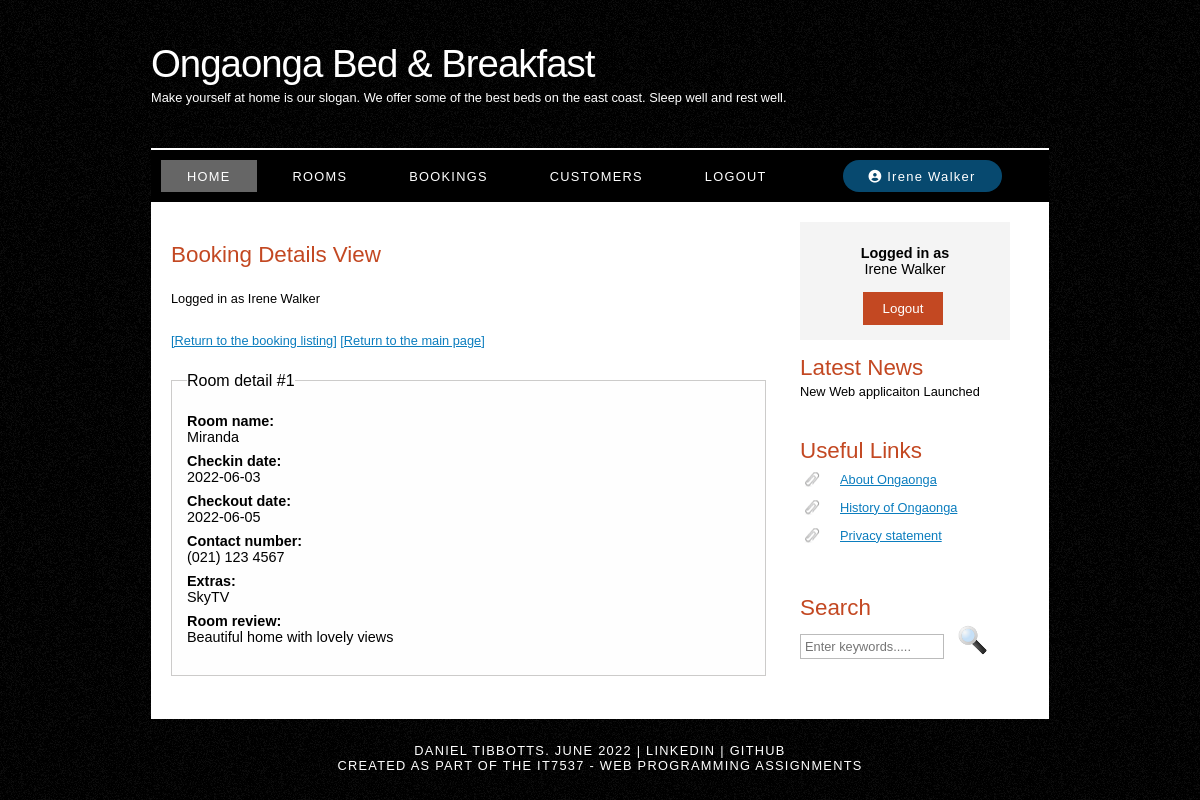
The page /viewbooking.php?id=1 (signed in) on the database its author committed.
### tables this page shows
CREATE TABLE IF NOT EXISTS booking (
  bookingID int UNSIGNED NOT NULL AUTO_INCREMENT,
  customerID int UNSIGNED NOT NULL,
  roomID int UNSIGNED NOT NULL,
  checkindate date NOT NULL,
  checkoutdate date NOT NULL,
  contactnumber varchar(14) NOT NULL,
  bookingextras varchar(250) DEFAULT NULL,
  roomreview varchar(250) DEFAULT NULL,
  PRIMARY KEY (bookingID),
  CONSTRAINT FK_customerID FOREIGN KEY (customerID) REFERENCES customer(customerID),
  CONSTRAINT FK_roomID FOREIGN KEY (roomID) REFERENCES room(roomID)
) AUTO_INCREMENT=1;

CREATE TABLE IF NOT EXISTS room (
  roomID int unsigned NOT NULL auto_increment,
  roomname varchar(100) NOT NULL,
  description text default NULL,
  roomtype character default 'D',  
  beds int,
  PRIMARY KEY (roomID)
) AUTO_INCREMENT=1;

### includes/utilities.php (called while the page is built, shortened)
<?php
  function clean_input($field){
    return htmlspecialchars(stripslashes(trim($field)));
  }
?>

### viewbooking.php (the view, shortened to what this page needs)
<?php
  include "./components/header.php";
  include "./components/menu.php";
  include "./includes/utilities.php";
  $id = 0;
  $room_name = "";
  $checkin_date = "";
  $checkout_date = "";
  $contact_number = "";
  $booking_extras = "";
  $room_review = "";
  $error_messages = array();
  try {
    if(isset($_GET['id'])){
      $id = clean_input($_GET['id']);
    } else {
      throw new Exception("Booking id not provided");
    }
  } catch (Exception $ex) {
    array_push($error_messages, $ex->getMessage());
  }
  try {
    $db_connection = mysqli_connect(DB_HOSTNAME, DB_USER, DB_PASSWORD, DB_DATABASE);
  } catch (Exception $ex) {
    echo "Error: " . $ex->getMessage();
    $db_connection->close();
    exit;
  }
  if($_SERVER['REQUEST_METHOD'] == "GET" && $id > 0){
    try {
      $booking_sql = "SELECT b.bookingID, b.customerID, b.roomID, r.roomname, b.checkindate, b.checkoutdate, b.contactnumber, b.bookingextras, b.roomreview
                      FROM booking AS b
                      INNER JOIN room AS r ON b.roomID = r.roomID
                      WHERE bookingID=?";
      $booking_stmt = $db_connection->prepare($booking_sql);
      $booking_stmt->bind_param("i", $id);
      $booking_stmt->execute();
      $booking_result = $booking_stmt->get_result();
      $booking_rowcount = mysqli_num_rows($booking_result);
      if($booking_rowcount > 0){
        $booking_row = mysqli_fetch_assoc($booking_result);
        $room_name = $booking_row['roomname'];
        $checkin_date = $booking_row['checkindate'];;
        $checkout_date = $booking_row['checkoutdate'];;
        $contact_number = $booking_row['contactnumber'];;
        $booking_extras = $booking_row['bookingextras'];;
        $room_review = $booking_row['roomreview'];;
      } else {
        throw new Exception("Booking $id not found");
      }
    } catch (Exception $ex) {
      array_push($error_messages, $ex->getMessage());
      $db_connection->close();
    }
  }
?>
<div id="site_content">
  <?php include "./components/sidebar.php"; ?>
  <div id="content">
    <h1>Booking Details View</h1>
    <p>Logged in as <?php echo $_SESSION['user']; ?></p>
    <p>
      <a href="./listbookings.php">[Return to the booking listing]</a>
      <a href="./index.php">[Return to the main page]</a>
    </p>
    <?php if(isset($booking_rowcount) && $booking_rowcount > 0) { ?>
    <fieldset>
      <legend>Room detail #<?php echo $id ?></legend>
      <dl>
        <dt>Room name:</dt>
        <dd><?php echo $room_name ?></dd>
        <dt>Checkin date:</dt>
        <dd><?php echo $checkin_date ?></dd>
        <dt>Checkout date:</dt>
        <dd><?php echo $checkout_date ?></dd>
        <dt>Contact number:</dt>
        <dd><?php echo $contact_number ?></dd>
        <dt>Extras:</dt>
        <dd><?php echo $booking_extras ?></dd>
        <dt>Room review:</dt>
        <dd><?php echo $room_review ?></dd>
      </dl>
    </fieldset>
    <?php } ?>
    <p style="color: red;">
    </p>
  </div>
</div>
<?php include "./components/footer.php"; ?>

### style/style.css (style rules this page uses)
html { height: 100%; }
* { margin: 0; padding: 0; }
body { font: normal 0.8em "trebuchet ms", arial, sans-serif; background: #f0efe2 url(background.png) repeat; color: #000; }
p { padding: 0 0 20px 0; line-height: 1.7em; }
h1, h2, h3, h4, h5, h6 { font: normal 175% "century gothic", arial, sans-serif; color: #000; margin: 0 0 15px 0; padding: 15px 0 5px 0; color: #c34822; }
h1 { padding-top: 40px; }
a, a:hover { outline: none; text-decoration: underline; color: rgb(11, 125, 190); }
fieldset { padding: 15px; border: solid 1px #47433f46; background-color: hsla(0, 0%, 36%, 0.007); padding-bottom: 30px; }
legend { font-size: 1rem; }
dl { font-size: 0.9rem; }
dt { font-weight: 600; margin-top: 8px; }
dd { margin-left: 0px; }
#main, #logo, #menubar, #site_content, #footer { margin-left: auto; margin-right: auto; }
#site_content { width: 854px; overflow: hidden; margin: 0 auto 0 auto; padding: 0 24px 20px 20px; background: #fff; }
#content { text-align: left; float: left; width: 595px; padding: 0; }

### rows shown on the page
booking: roomID.roomname "Miranda", checkindate "2022-06-03", checkoutdate "2022-06-05", contactnumber "(021) 123 4567", bookingextras "SkyTV", roomreview "Beautiful home with lovely views"

### other values the page prints
get_user() "Irene Walker"
$_SESSION['user'] "Irene Walker"
$id "1"
